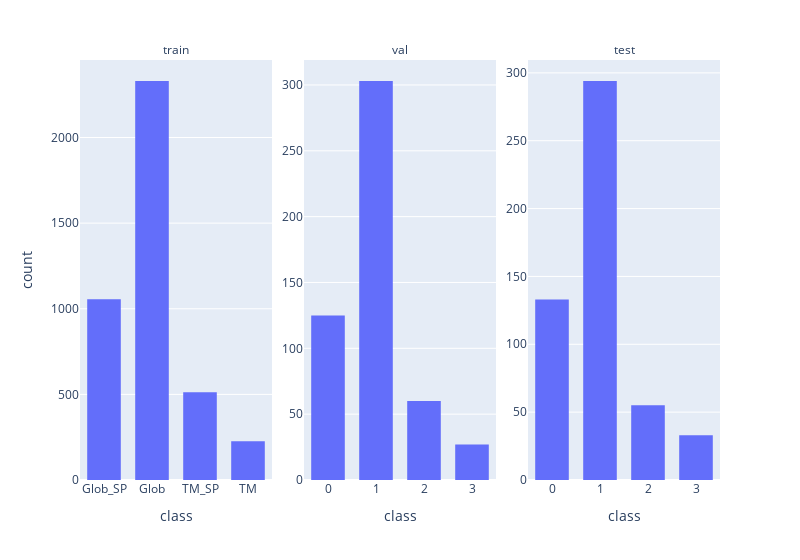

The notebook cell saved with this chart:
### Code cell
fig = px.histogram(all_classes_df, x="class", facet_col="set", facet_col_spacing=0.05)
fig.update_yaxes(matches=None)
fig.for_each_yaxis(lambda yaxis: yaxis.update(showticklabels=True))
fig.for_each_annotation(lambda a: a.update(text=a.text.split("=")[-1]))
fig.update_layout(
    bargap=0.3,
    width=800,
    xaxis=dict(
        tickmode='array',
        tickvals=list(range(12)),
        ticktext=list(dataset.label_mappings.keys())*3
    )
)
fig.show()

### Figure 1 — Plotly figure (JSON) as saved in the notebook; plotly's stock layout.template omitted (floating-point values rounded to 4 significant figures; data arrays with more than 128 entries replaced by an {"elided": "..."} marker saying what was removed)
{"data": [{"alignmentgroup": "True", "bingroup": "x", "hovertemplate": "set=train<br>class=%{x}<br>count=%{y}<extra></extra>", "legendgroup": "", "marker": {"color": "#636efa", "pattern": {"shape": ""}}, "name": "", "offsetgroup": "", "orientation": "v", "showlegend": false, "type": "histogram", "x": {"elided": "4124 int values"}, "xaxis": "x", "yaxis": "y"}, {"alignmentgroup": "True", "bingroup": "x", "hovertemplate": "set=val<br>class=%{x}<br>count=%{y}<extra></extra>", "legendgroup": "", "marker": {"color": "#636efa", "pattern": {"shape": ""}}, "name": "", "offsetgroup": "", "orientation": "v", "showlegend": false, "type": "histogram", "x": {"elided": "515 int values"}, "xaxis": "x2", "yaxis": "y2"}, {"alignmentgroup": "True", "bingroup": "x", "hovertemplate": "set=test<br>class=%{x}<br>count=%{y}<extra></extra>", "legendgroup": "", "marker": {"color": "#636efa", "pattern": {"shape": ""}}, "name": "", "offsetgroup": "", "orientation": "v", "showlegend": false, "type": "histogram", "x": {"elided": "515 int values"}, "xaxis": "x3", "yaxis": "y3"}], "layout": {"annotations": [{"font": {}, "showarrow": false, "text": "train", "x": 0.15, "xanchor": "center", "xref": "paper", "y": 1, "yanchor": "bottom", "yref": "paper"}, {"font": {}, "showarrow": false, "text": "val", "x": 0.5, "xanchor": "center", "xref": "paper", "y": 1, "yanchor": "bottom", "yref": "paper"}, {"font": {}, "showarrow": false, "text": "test", "x": 0.85, "xanchor": "center", "xref": "paper", "y": 1, "yanchor": "bottom", "yref": "paper"}], "bargap": 0.3, "barmode": "relative", "legend": {"tracegroupgap": 0}, "margin": {"t": 60}, "width": 800, "xaxis": {"anchor": "y", "domain": [0, 0.3], "tickmode": "array", "ticktext": ["Glob_SP", "Glob", "TM_SP", "TM", "Glob_SP", "Glob", "TM_SP", "TM", "Glob_SP", "Glob", "TM_SP", "TM"], "tickvals": [0, 1, 2, 3, 4, 5, 6, 7, 8, 9, 10, 11], "title": {"text": "class"}}, "xaxis2": {"anchor": "y2", "domain": [0.35, 0.65], "matches": "x", "title": {"text": "class"}}, "xaxis3": {"anchor": "y3", "domain": [0.7, 1], "matches": "x", "title": {"text": "class"}}, "yaxis": {"anchor": "x", "domain": [0, 1], "showticklabels": true, "title": {"text": "count"}}, "yaxis2": {"anchor": "x2", "domain": [0, 1], "showticklabels": true}, "yaxis3": {"anchor": "x3", "domain": [0, 1], "showticklabels": true}}}
